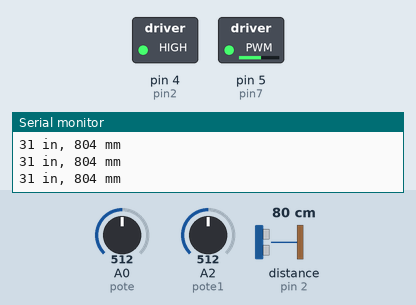
Simulated run of this sketch. Board: Arduino Uno, built with avr-gcc and run on an emulated ATmega328P. On the bench: switched loads named in the sketch (green lamp = pin HIGH), the last lines printed to the serial monitor. Inputs (shaded band) come from the test bench; at power-on: A2 (pote1) = 512, A0 (pote) = 512, distance to the obstacle (sensor on pin 2) 80 cm. The echo pulse lasts 58.3 µs per cm; pins used as bus, display or sensor lines are not drawn.

Above: at 1.3 s.
1.4 s: A2 (pote1) set to 716
At 2.6 s:
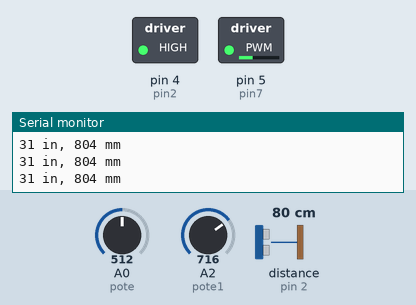
3.0 s: A0 (pote) set to 482
6.0 s: A0 (pote) set to 460
At 6.8 s:
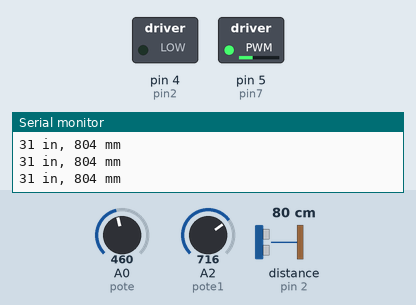
7.5 s: A2 (pote1) set to 900
At 8.6 s:
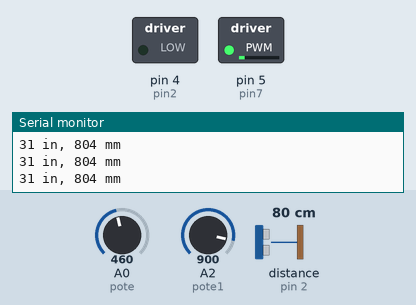
9.0 s: A0 (pote) set to 511
At 10.3 s:
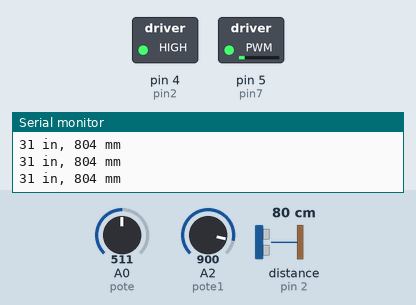
10.6 s: A2 (pote1) set to 1023
At 11.0 s:
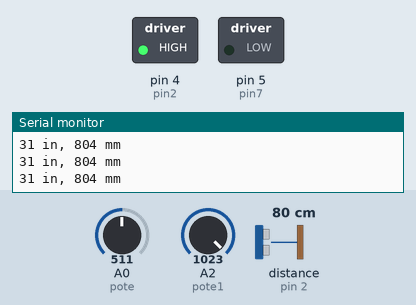
Timing chart, 0 to 13.1 s (numbered marks = the images above; inputs shaded):
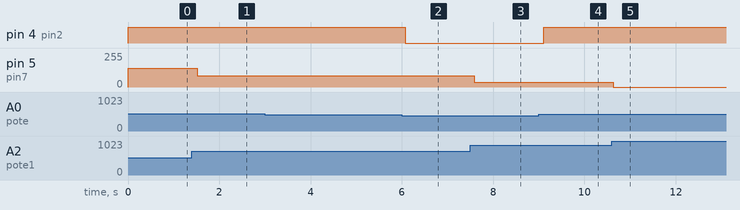

The sketch:

ultrasonico2.ino
```cpp
        /* HC-SR04 del sensor

https://www.dealextreme.com/p/hc-sr04-ultrasonic-sensor-distance-measuring-module-133696

   Este bosquejo lee un telemetro ultrasonico HC-SR04 y devuelve el
   distancia al objeto mas cercano en el rango. Para ello, envia un pulso
   para el sensor para iniciar una lectura, luego capta un pulso
   para volver. La longitud del impulso de retorno es proporcional a
   la distancia del objeto desde el sensor.

   El circuito:
  * La conexion de VCC del sensor conectado a +5 V
  * Conexion GND del sensor conectado a tierra
  * Conexion TRIG del sensor conectado al pin digital 2
  * Conexion ECHO del sensor conectado al pin digital 4


   Codigo original para Ping))) ejemplo fue creado por David A. Mellis
   Adaptado para HC-SR04 por Tautvidas Sipavicius

   Este codigo de ejemplo se encuentra en el dominio publico.
 */


const int trigPin = 1;
const int echoPin = 2;
int pinpwm=3;
int pin2=4;   //Entrada 2 del L293D
int pin7=5;  //Entrada 7 del L293D
int pote=A0;   //Potenciómetro1
int pote1=A2;


int valorpote;  //Variable que recoge el valor del potenciómetro
int valorpote1;
int pwm1;          //Variable del PWM 1
int pwm2;          //Variable del PWM 2

void setup() {
  pinMode(pin2,OUTPUT);
  pinMode(pin7, OUTPUT);
  // Inicializa la comunicacion en serie:
  Serial.begin(9600);
}

void loop()
{
  //Almacenamos el valor del potenciómetro en la variable
  valorpote=analogRead(pote);
  valorpote1=analogRead(pote1);
  //valorpote=analogRead(pote);
  //Como la entrada analógica del Arduino es de 10 bits, el rango va de 0 a 1023.
  //En cambio, la salidas del Arduio son de 8 bits, quiere decir, rango entre 0 a 255.
  //Por esta razón tenemos que mapear el número de un rango a otro usando este código.
  pwm1 = map(valorpote, 0, 1023, 0, 280);
  pwm2 = map(valorpote1, 0, 1023, 280, 0); //El PWM 2 esta invertido respecto al PWM 1

 /*Serial.print(valorpote );
 Serial.print("  valor pote 1, ");
 Serial.print(valorpote1 );
 Serial.print("  valor pote 2, ");*/

  //Sacamos el PWM de las dos salidas usando analogWrite(pin,valor)
  analogWrite(pin2,pwm1);
  analogWrite(pin7,pwm2);

  // Establecer las variables de duracion del ping,
  // Y el resultado la distancia en pulgadas y centimetros:
  long duration, inches, mm;

  // El sensor se activa por un alto pulso de 10 microsegundos o mas.
  // Dale un pulso BAJO corta de antemano para asegurar un pulso ALTO limpia:
  pinMode(trigPin, OUTPUT);
  digitalWrite(trigPin, LOW);
  delayMicroseconds(2);
  digitalWrite(trigPin, HIGH);
  delayMicroseconds(5);
  digitalWrite(trigPin, LOW);

  // Leer la senial del sensor: un pulso ALTO cuya
  // Duracion es el tiempo (en microsegundos) por el envio
  // Del ping para la recepcion de su eco fuera de un objeto.
  pinMode(echoPin, INPUT);
  duration = pulseIn(echoPin, HIGH);

  // Convertir el tiempo en una distancia
  inches = microsecondsToInches(duration);
  mm = microsecondsToCentimeters(duration);

  Serial.print(inches);
  Serial.print(" in, ");
  Serial.print(mm);
  Serial.print(" mm");
  Serial.println();

  delay(500);
}

long microsecondsToInches(long microseconds)
{
  // Segun la hoja de datos del paralaje para el PING))), hay
  // 73,746 microsegundos por pulgada (es decir, el sonido viaja a 1130 pies por
  // Segundo). Esto le da a la distancia recorrida por el ping, saliente
  // Y el regreso, asi que dividimos por 2 para obtener la distancia del obstaculo.
  // Ver: http://www.parallax.com/dl/docs/prod/acc/28015-PING-v1.3.pdf
  return microseconds / 74 / 2;
}

long microsecondsToCentimeters(long microseconds)
{
  // La velocidad del sonido es de 340 m / s o 29 microsegundos por centimetro.
  // La mesa de ping viaja de ida y vuelta, por lo que para encontrar la distancia del
  // Object tomamos la mitad de la distancia recorrida.
  return microseconds / 2.9 / 2;
}
```

Measured:
- the behaviour switches between 468 and 467 on A0 (pote) (found by bisection; images 1 and 2)
- after the input at 1.4 s, pin 5 (pin7): 140/255 → 85/255 after 0.12 s
- after the input at 6.0 s, pin 4 (pin2): HIGH → LOW after 0.07 s
- after the input at 7.5 s, pin 5 (pin7): 85/255 → 34/255 after 0.09 s
- after the input at 9.0 s, pin 4 (pin2): LOW → HIGH after 0.11 s
- after the input at 10.6 s, pin 5 (pin7): 34/255 → 0/255 at once
